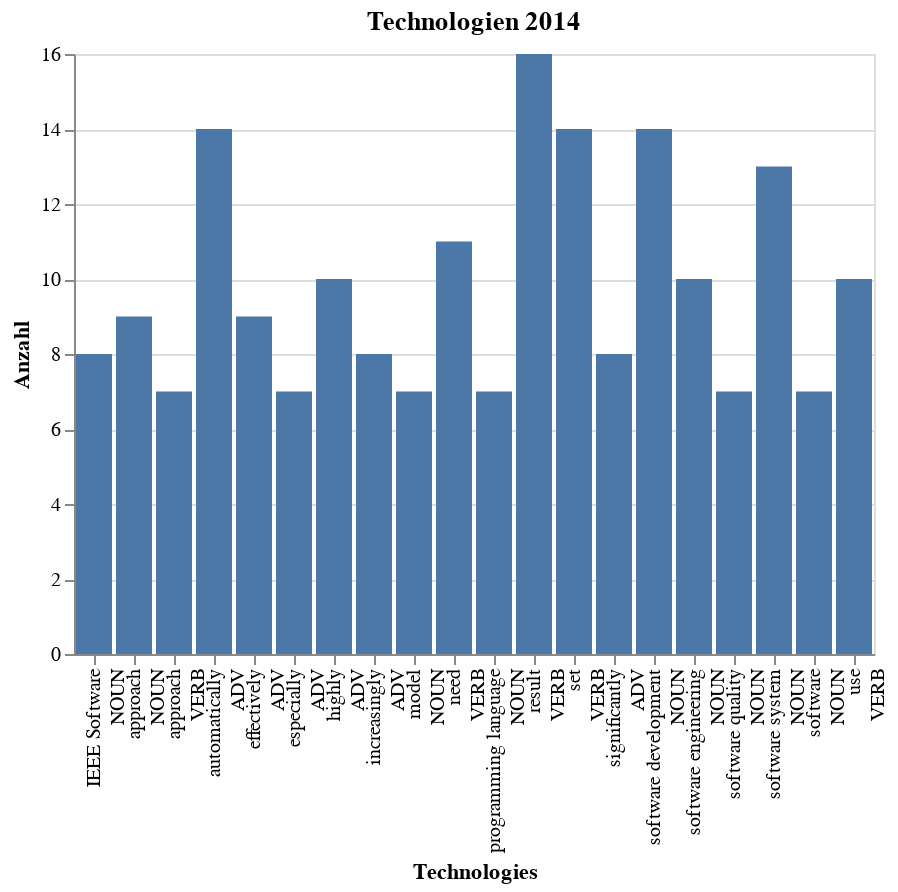

The notebook cell this image was saved under:
### Markdown cell above
### Balkendiagramm 2014

### Code cell
year = 2014
d = data_words[year].nlargest(anzahl_top_topics).sort_values(ascending=False)
source = pd.DataFrame({'Technologies': d.index,
                            'Anzahl': d})
alt.Chart(source).mark_bar().encode(
        x='Technologies:O',
        y='Anzahl:Q'
    ).properties(
    title=f'Technologien {year}')

### Figure 1 — Vega-Lite specification as saved in the notebook (floating-point values rounded to 4 significant figures)
{"config": {"view": {"continuousWidth": 400, "continuousHeight": 300}}, "data": {"name": "data-d88a001cac4d5b473019f10123ac51bb"}, "mark": "bar", "encoding": {"x": {"type": "ordinal", "field": "Technologies"}, "y": {"type": "quantitative", "field": "Anzahl"}}, "title": "Technologien 2014", "$schema": "https://vega.github.io/schema/vega-lite/v4.8.1.json", "datasets": {"data-d88a001cac4d5b473019f10123ac51bb": [{"Technologies": ["result", "VERB"], "Anzahl": 16}, {"Technologies": ["automatically", "ADV"], "Anzahl": 14}, {"Technologies": ["set", "VERB"], "Anzahl": 14}, {"Technologies": ["software development", "NOUN"], "Anzahl": 14}, {"Technologies": ["software system", "NOUN"], "Anzahl": 13}, {"Technologies": ["need", "VERB"], "Anzahl": 11}, {"Technologies": ["use", "VERB"], "Anzahl": 10}, {"Technologies": ["highly", "ADV"], "Anzahl": 10}, {"Technologies": ["software engineering", "NOUN"], "Anzahl": 10}, {"Technologies": ["approach", "NOUN"], "Anzahl": 9}, {"Technologies": ["effectively", "ADV"], "Anzahl": 9}, {"Technologies": ["IEEE Software", "NOUN"], "Anzahl": 8}, {"Technologies": ["increasingly", "ADV"], "Anzahl": 8}, {"Technologies": ["significantly", "ADV"], "Anzahl": 8}, {"Technologies": ["software", "NOUN"], "Anzahl": 7}, {"Technologies": ["approach", "VERB"], "Anzahl": 7}, {"Technologies": ["especially", "ADV"], "Anzahl": 7}, {"Technologies": ["model", "NOUN"], "Anzahl": 7}, {"Technologies": ["programming language", "NOUN"], "Anzahl": 7}, {"Technologies": ["software quality", "NOUN"], "Anzahl": 7}]}}
